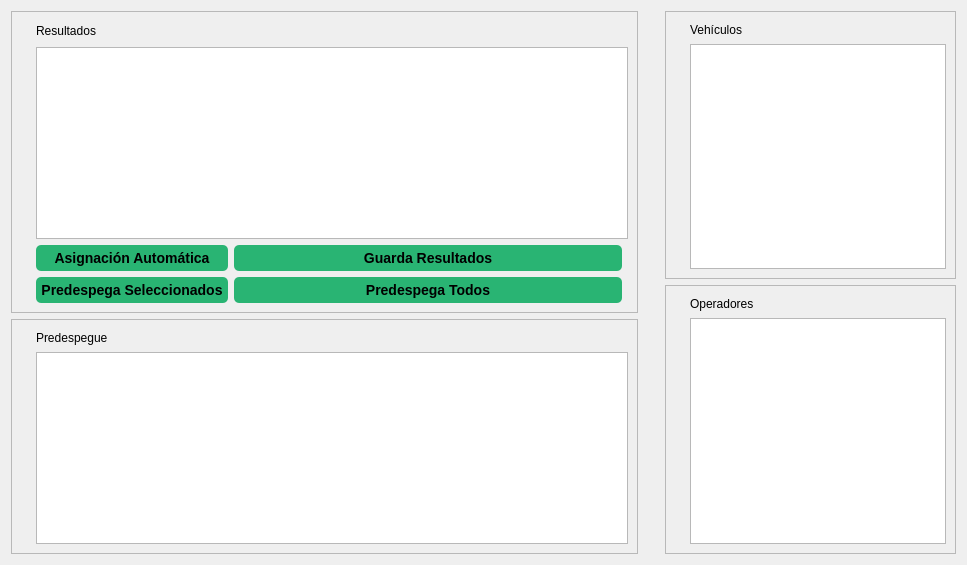
          <widget class="QWidget" name="tabGeneradorOptimizaManual">
           <attribute name="title">
            <string>5. Asigna Operador y Vehículo</string>
           </attribute>
           <layout class="QGridLayout" name="gridLayout_8">
            <item row="0" column="0" rowspan="2">
             <widget class="QFrame" name="frame_33">
              <property name="frameShape">
               <enum>QFrame::StyledPanel</enum>
              </property>
              <property name="frameShadow">
               <enum>QFrame::Raised</enum>
              </property>
              <layout class="QGridLayout" name="gridLayout_5">
               <item row="0" column="0">
                <widget class="QLabel" name="label_95">
                 <property name="font">
                  <font>
                   <pointsize>11</pointsize>
                   <weight>50</weight>
                   <bold>false</bold>
                  </font>
                 </property>
                 <property name="text">
                  <string/>
                 </property>
                 <property name="textFormat">
                  <enum>Qt::AutoText</enum>
                 </property>
                 <property name="pixmap">
                  <pixmap>:/27.png</pixmap>
                 </property>
                 <property name="scaledContents">
                  <bool>false</bool>
                 </property>
                </widget>
               </item>
               <item row="0" column="1">
                <widget class="QLabel" name="label_96">
                 <property name="text">
                  <string>Resultados</string>
                 </property>
                </widget>
               </item>
               <item row="1" column="1" colspan="3">
                <widget class="QTableWidget" name="tableWidgetAsignaResultadosOptimizados"/>
               </item>
               <item row="3" column="1">
                <widget class="QPushButton" name="pushButtonAsignaPredespegaSeleccionados">
                 <property name="maximumSize">
                  <size>
                   <width>16777215</width>
                   <height>70</height>
                  </size>
                 </property>
                 <property name="styleSheet">
                  <string notr="true">QPushButton#pushButtonAsignaPredespegaSeleccionados
 {
background-color: rgb(41, 180, 115);
border-radius: 5px;
font: bold 14px;
padding: 5px;
} </string>
                 </property>
                 <property name="text">
                  <string>Predespega Seleccionados</string>
                 </property>
                </widget>
               </item>
               <item row="2" column="1">
                <widget class="QPushButton" name="pushButtonAsignaAutomaticoResultadosOptimizados">
                 <property name="maximumSize">
                  <size>
                   <width>16777215</width>
                   <height>70</height>
                  </size>
                 </property>
                 <property name="styleSheet">
                  <string notr="true">QPushButton#pushButtonAsignaAutomaticoResultadosOptimizados {
background-color: rgb(41, 180, 115);
border-radius: 5px;
font: bold 14px;
padding: 5px;
} </string>
                 </property>
                 <property name="text">
                  <string>Asignación Automática</string>
                 </property>
                </widget>
               </item>
               <item row="2" column="2">
                <widget class="QPushButton" name="pushButtonAsignaGuardaRESULTADOS">
                 <property name="maximumSize">
                  <size>
                   <width>16777215</width>
                   <height>70</height>
                  </size>
                 </property>
                 <property name="styleSheet">
                  <string notr="true">QPushButton#pushButtonAsignaGuardaRESULTADOS {
background-color: rgb(41, 180, 115);
border-radius: 5px;
font: bold 14px;
padding: 5px;
} </string>
                 </property>
                 <property name="text">
                  <string>Guarda Resultados</string>
                 </property>
                </widget>
               </item>
               <item row="3" column="2">
                <widget class="QPushButton" name="pushButtonAsignaPredespegaTodos">
                 <property name="styleSheet">
                  <string notr="true">QPushButton#pushButtonAsignaPredespegaTodos {
background-color: rgb(41, 180, 115);
border-radius: 5px;
font: bold 14px;
padding: 5px;
} </string>
                 </property>
                 <property name="text">
                  <string>Predespega Todos</string>
                 </property>
                </widget>
               </item>
               <item row="0" column="2">
                <spacer name="horizontalSpacer_12">
                 <property name="orientation">
                  <enum>Qt::Horizontal</enum>
                 </property>
                 <property name="sizeHint" stdset="0">
                  <size>
                   <width>388</width>
                   <height>20</height>
                  </size>
                 </property>
                </spacer>
               </item>
              </layout>
             </widget>
            </item>
            <item row="0" column="2">
             <widget class="QFrame" name="frame_35">
              <property name="frameShape">
               <enum>QFrame::StyledPanel</enum>
              </property>
              <property name="frameShadow">
               <enum>QFrame::Raised</enum>
              </property>
              <layout class="QGridLayout" name="gridLayout_47">
               <item row="0" column="0">
                <widget class="QLabel" name="label_99">
                 <property name="font">
                  <font>
                   <pointsize>11</pointsize>
                   <weight>50</weight>
                   <bold>false</bold>
                  </font>
                 </property>
                 <property name="text">
                  <string/>
                 </property>
                 <property name="textFormat">
                  <enum>Qt::AutoText</enum>
                 </property>
                 <property name="pixmap">
                  <pixmap>:/27.png</pixmap>
                 </property>
                 <property name="scaledContents">
                  <bool>false</bool>
                 </property>
                </widget>
               </item>
               <item row="1" column="1">
                <widget class="QTableWidget" name="tableWidgetAsignaVehiculos"/>
               </item>
               <item row="0" column="1">
                <widget class="QLabel" name="label_100">
                 <property name="text">
                  <string>Vehículos</string>
                 </property>
                </widget>
               </item>
              </layout>
             </widget>
            </item>
            <item row="1" column="1">
             <widget class="QLabel" name="label_48">
              <property name="font">
               <font>
                <pointsize>18</pointsize>
                <weight>75</weight>
                <bold>true</bold>
               </font>
              </property>
              <property name="text">
               <string/>
              </property>
              <property name="pixmap">
               <pixmap>:/25.png</pixmap>
              </property>
              <property name="alignment">
               <set>Qt::AlignCenter</set>
              </property>
             </widget>
            </item>
            <item row="1" column="2" rowspan="2">
             <widget class="QFrame" name="frame_36">
              <property name="frameShape">
               <enum>QFrame::StyledPanel</enum>
              </property>
              <property name="frameShadow">
               <enum>QFrame::Raised</enum>
              </property>
              <layout class="QGridLayout" name="gridLayout_59">
               <item row="0" column="0">
                <widget class="QLabel" name="label_101">
                 <property name="font">
                  <font>
                   <pointsize>11</pointsize>
                   <weight>50</weight>
                   <bold>false</bold>
                  </font>
                 </property>
                 <property name="text">
                  <string/>
                 </property>
                 <property name="textFormat">
                  <enum>Qt::AutoText</enum>
                 </property>
                 <property name="pixmap">
                  <pixmap>:/27.png</pixmap>
                 </property>
                 <property name="scaledContents">
                  <bool>false</bool>
                 </property>
                </widget>
               </item>
               <item row="0" column="1">
                <widget class="QLabel" name="label_102">
                 <property name="text">
                  <string>Operadores</string>
                 </property>
                </widget>
               </item>
               <item row="1" column="1">
                <widget class="QTableWidget" name="tableWidgetAsignaOperadores"/>
               </item>
              </layout>
             </widget>
            </item>
            <item row="2" column="0">
             <widget class="QFrame" name="frame_34">
              <property name="frameShape">
               <enum>QFrame::StyledPanel</enum>
              </property>
              <property name="frameShadow">
               <enum>QFrame::Raised</enum>
              </property>
              <layout class="QGridLayout" name="gridLayout_36">
               <item row="0" column="0">
                <widget class="QLabel" name="label_97">
                 <property name="font">
                  <font>
                   <pointsize>11</pointsize>
                   <weight>50</weight>
                   <bold>false</bold>
                  </font>
                 </property>
                 <property name="text">
                  <string/>
                 </property>
                 <property name="textFormat">
                  <enum>Qt::AutoText</enum>
                 </property>
                 <property name="pixmap">
                  <pixmap>:/21.png</pixmap>
                 </property>
                 <property name="scaledContents">
                  <bool>false</bool>
                 </property>
                </widget>
               </item>
               <item row="0" column="1">
                <widget class="QLabel" name="label_98">
                 <property name="text">
                  <string>Predespegue</string>
                 </property>
                </widget>
               </item>
               <item row="1" column="1">
                <widget class="QTableWidget" name="tableWidgetAsignaPredespegue"/>
               </item>
              </layout>
             </widget>
            </item>
           </layout>
          </widget>
